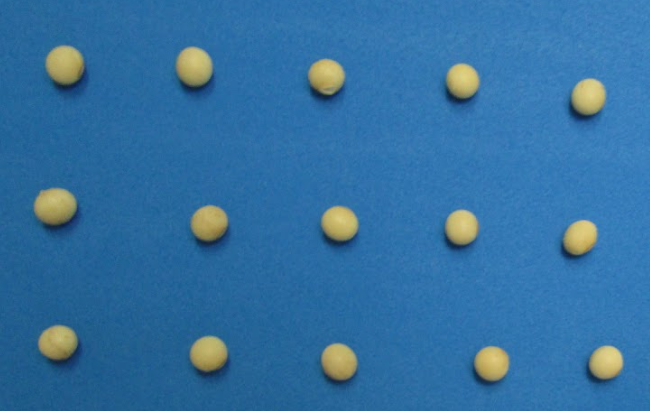
%> input picture Pratica_7/cropandoObj/soja.png, 650 x 411 px
$ octave contObjAndCropObj.m   (GNU Octave 9; MATLAB toolbox functions it lacks are replaced by stand-ins)
%> lines starting %> are read from the running program, lines starting %| are printed output that depends on the picture; in (x1, y1, x2, y2) boxes, pixels count from 0 and x2, y2 are one past the last pixel; in counts of white or black regions, pixels touching at a corner belong together; the program's own positions count from 1
%Limpando janelas
close all;
%Limpando variaveis
clear all;
pkg load image;
im = imread('soja.png');
%> im is the input picture: size 411x650x3 uint8; mean R, G, B 51.5, 112.7, 161

%im = imread('objetos.jpg');
imCopy = im;
height = size(im,1);
%> height = 411
width = size(im,2);
%> width = 650
%Separando background de foreground
mask = (im(:,:,1)) > 100;
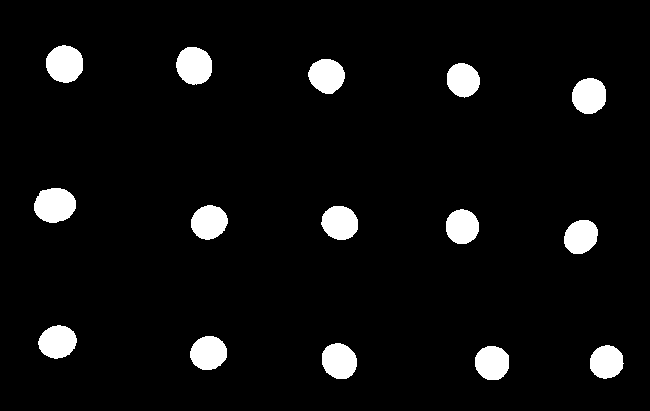
%> mask: size 411x650 logical; 5.5% white; 15 white regions, largest, box (x1, y1, x2, y2) and area: (34, 188, 76, 223) 1159, (46, 45, 83, 83) 1106, (176, 47, 212, 85) 1084
%Imagem que vai conter rotulos
imSaida = uint8(zeros(height, width));

%Posso guarda apenas duvidas unicas
% [100 lines left out: functions possoGuardarDuvida, alturasObj, larguraObj, procurarRotulos, not called in this run]

cont = 0; %Rotula a imagem saida
erros = [];
flag = true;
im = mask;

for (i = 1 : height)
  for (j = 1 : width)
    if(im(i,j) && (i-1 > 0) && (j-1 > 0) && (i+1 <= width)) %Pixel da vez e branco
      %Diagonal superior direita e o lado esquerdo fazem parte do objetos, mas com rotulos diferentes
        if(im(i-1,j+1) && im(i,j-1) && (imSaida(i-1,j+1) != imSaida(i,j-1)))
               imSaida(i,j) = imSaida(i-1,j+1);
                if(possoGuardarDuvida(imSaida(i-1,j+1), imSaida(i,j-1), erros))
                  erros = [erros, imSaida(i-1,j+1), imSaida(i,j-1)];
                endif
        elseif(im(i-1,j+1) && im(i-1,j-1) && (imSaida(i-1,j+1) != imSaida(i-1,j-1)))
               imSaida(i,j) = imSaida(i-1,j-1);
                if(possoGuardarDuvida(imSaida(i-1,j+1), imSaida(i-1,j-1), erros))
                  erros = [erros, imSaida(i-1,j+1), imSaida(i-1,j-1)];
                endif
       elseif(im(i-1,j+1))
                    imSaida(i,j) = imSaida(i-1,j+1);
      %Diagonal superior esquerda e o lado esquerdo fazem parte do objetos, mas com rotulos diferentes
      elseif(im(i-1,j-1) && im(i,j-1) && (imSaida(i-1,j-1) != imSaida(i,j-1)))
                imSaida(i,j) = imSaida(i-1,j-1);
                if(possoGuardarDuvida(imSaida(i-1,j-1), imSaida(i,j-1), erros))
                  erros = [erros, imSaida(i-1,j-1), imSaida(i,j-1)];
                endif
      elseif(im(i-1,j-1) &&  im(i-1,j) && (imSaida(i-1,j-1) != imSaida(i-1,j)))
          imSaida(i,j) = imSaida(i-1,j-1);
          if(possoGuardarDuvida(imSaida(i-1,j-1), imSaida(i-1,j), erros))
            erros = [erros, imSaida(i-1,j-1), imSaida(i-1,j)];
          endif
      elseif(im(i-1,j-1))
          imSaida(i,j) = imSaida(i-1,j-1);
      %Pixel acima e o lado esquerdo fazem parte do objetos, mas com rotulos diferentes
      elseif(im(i-1,j) && im(i,j-1) && (imSaida(i-1,j) != imSaida(i,j-1)))
                imSaida(i,j) = imSaida(i-1,j);
                if(possoGuardarDuvida(imSaida(i-1,j), imSaida(i,j-1), erros))
                    erros = [erros, imSaida(i-1,j), imSaida(i,j-1)];
                endif
                %pega o rotulo do pixel acima
     elseif(im(i-1,j))
                  imSaida(i,j) = imSaida(i-1,j);
            %pega o rotulo do pixel ao lado esquerdo
      elseif(im(i,j-1))
             imSaida(i,j) = imSaida(i,j-1);
      else
          cont++;
         imSaida(i,j,1) = cont;
      endif
    endif
  endfor
endfor
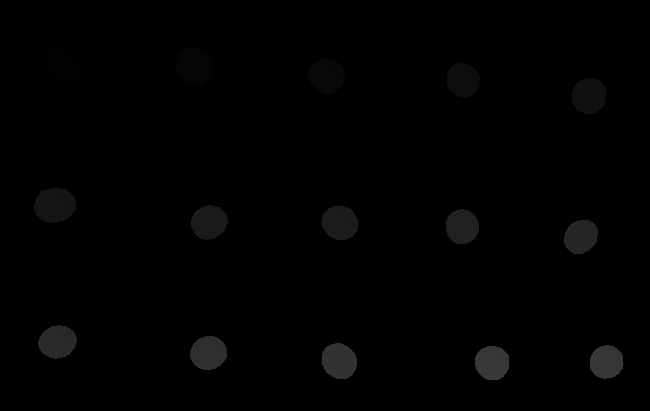
%> imSaida: size 411x650 uint8; min 0, max 60, mean 1.6
%> after the loop, cont = 60; erros = 104 values, max 60 at index 104, min 1 at index 1, mean 30.55


%Corrigir erros
for (i = 1 : height)
  for (j = 1 : width)
    if(imSaida(i,j))
      for(k = size(erros,2) : -2 : 2)
        if(imSaida(i,j) == erros(1,k))
            imSaida(i,j) =  erros(1,k-1);
        endif
       endfor
     endif
   endfor
endfor
%> imSaida: size 411x650 uint8; 2.27% of pixels changed, all inside (x1, y1, x2, y2) = (34, 46, 623, 380)

rotuloObj = [0];
flag = true;
y1s = [];
y1s = double(y1s);
x = imSaida;
for (i = 1 : height)
  for (j = 1 : width)
    if(mask(i,j))
      for(k = 2 : size(rotuloObj,2))
        if(imSaida(i,j) == rotuloObj(1,k))
          flag = false;
        endif
       endfor
        if(flag)
          rotuloObj = [rotuloObj,imSaida(i,j)];
          y1s  = double([y1s ,double(i), double(imSaida(i,j))]);
          %x(i,j,:) = 280;
       endif
       flag = true;
     endif
   endfor
endfor
%> after the loop, flag = true; rotuloObj = [0 1 4 8 13 16 20 25 27 32 37 41 46 50 53 55]; y1s = 30 values, max 347 at index 29, min 1 at index 2, mean 115.3


rotuloObjAux = [0];
flag = true;
y2sAux = [];
y2sAux = double(y2sAux);
for (i = height : -1 : 1)
  for (j = width : - 1 : 1)
      if(mask(i,j))
      for(k = 2 : size(rotuloObjAux,2))
        if(imSaida(i,j) == rotuloObjAux(1,k))
          flag = false;
        endif
       endfor
        if(flag)
          rotuloObjAux = [rotuloObjAux,imSaida(i,j)];
          y2sAux  = double([y2sAux ,double(i), double(imSaida(i,j))]);
        % x(i,j,:) = 280;
       endif
       flag = true;
     endif
   endfor
endfor
%> after the loop, rotuloObjAux = [0 55 53 50 46 41 37 32 27 25 20 16 13 8 4 1]; y2sAux = 30 values, max 380 at index 1, min 1 at index 30, mean 132.3

y2s = [];
for(i = 1 : size(rotuloObj,2))
  for(j = 2 : 2 : size(y2sAux  ,2))
    if(rotuloObj (1,i) == y2sAux(1,j))
      y2s = [y2s, y2sAux(1,j-1), y2sAux(1,j)];
    endif
  endfor
endfor
%> after the loop, y2s = 30 values, max 380 at index 29, min 1 at index 2, mean 132.3


rotuloObjAux2 = [0];
flag = true;
x1sAux = [];
x1sAux = double(x1sAux);
for (i = 1 : width)
  for (j = 1 : height)
      if(mask(j,i))
      for(k = 2 : size(rotuloObjAux2,2))
        if(imSaida(j,i) == rotuloObjAux2(1,k))
          flag = false;
        endif
       endfor
        if(flag)
          rotuloObjAux2 = [rotuloObjAux2,imSaida(j,i)];
          x1sAux  = double([x1sAux,double(i), double(imSaida(j,i))]);
          x(j,i,:) = 280;
       endif
       flag = true;
     endif
   endfor
endfor
%> x: size 411x650 uint8; min 0, max 255, mean 1.6
%> after the loop, rotuloObjAux2 = [0 20 41 1 4 46 25 8 27 50 32 13 55 37 16 53]; x1sAux = 30 values, max 591 at index 29, min 1 at index 6, mean 172.1

x1s = [];
for(i = 1 : size(rotuloObj,2))
  for(j = 2 : 2 : size(x1sAux ,2))
    if(rotuloObj (1,i) == x1sAux(1,j))
      x1s = [x1s, x1sAux(1,j-1), x1sAux(1,j)];
    endif
  endfor
endfor
%> after the loop, x1s = 30 values, max 591 at index 27, min 1 at index 2, mean 172.1

rotuloObjAux3 = [0];
flag = true;
x2sAux = [];
x2sAux = double(x2sAux);
for (i = width : -1 : 1)
  for (j = height : - 1 : 1)
      if(mask(j,i))
      for(k = 2 : size(rotuloObjAux3,2))
        if(imSaida(j,i) == rotuloObjAux3(1,k))
          flag = false;
        endif
       endfor
        if(flag)
          rotuloObjAux3 = [rotuloObjAux3,imSaida(j,i)];
          x2sAux  = double([x2sAux,double(i), double(imSaida(j,i))]);
          x(j,i,:) = 280;
       endif
       flag = true;
     endif
   endfor
endfor
%> x: size 411x650 uint8; min 0, max 255, mean 1.6; mean of the top-left, top-right, bottom-left and bottom-right quarters 0.3, 0.5, 1.9, 3.5
%> after the loop, rotuloObjAux3 = [0 53 16 37 55 13 32 27 50 8 25 46 4 1 41 20]; x2sAux = 30 values, max 624 at index 1, min 1 at index 26, mean 189.6

x2s = [];
for(i = 1 : size(rotuloObj,2))
  for(j = 2 : 2 : size(x1sAux ,2))
    if(rotuloObj (1,i) == x2sAux(1,j))
      x2s = [x2s, x2sAux(1,j-1), x2sAux(1,j)];
    endif
  endfor
endfor
%> after the loop, x2s = 30 values, max 624 at index 27, min 1 at index 2, mean 189.6
cont=1;
for(j = 1 : 2 : size(x2s,2))
  figure(cont);
  imshow(imCopy(y1s(1,j):y2s(1,j), x1s(1,j):x2s(1,j),:));
  cont++;
endfor
%> this loop made 15 passes
%> pass 1, `imshow(imCopy(y1s(1,j):y2s(1,j), x1s(1,j):x2s(1,j),:));`:
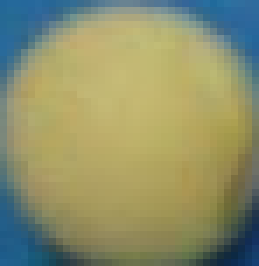
%> displayed picture: size 38x37x3, on the screen's scale of 0 to 255 (shown 7 times larger); mean R, G, B 142, 145, 106.1
%> pass 2, `imshow(imCopy(y1s(1,j):y2s(1,j), x1s(1,j):x2s(1,j),:));`:
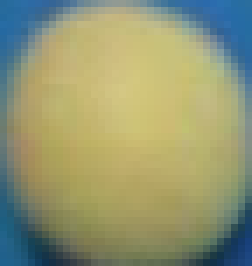
%> displayed picture: size 38x36x3, on the screen's scale of 0 to 255 (shown 7 times larger); mean R, G, B 147.1, 151.4, 114.1
qtdObj =  size(rotuloObj,2)-1
%> qtdObj = 15
